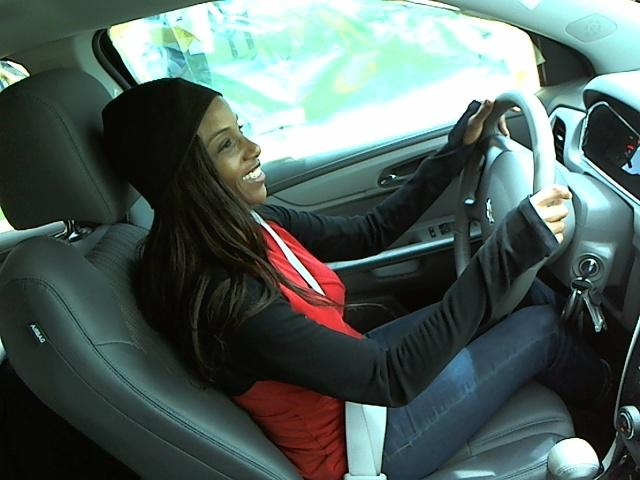
#> input picture test_image/img_27327.jpg, 640 x 480 px, found by its file name
$ python lbp.py   (older library calls are emulated)
#> lines starting #> are read from the running program, lines starting #| are printed output that depends on the picture
__author__ = 'fucus'

from skimage import color, exposure
from skimage.feature import hog
import matplotlib.pyplot as plt
import skimage.io
from config import Project as p
from skimage.feature import local_binary_pattern
import numpy as np
from skimage import data

def hist(ax, lbp):
    n_bins = lbp.max() + 1
    return ax.hist(lbp.ravel(), normed=True, bins=n_bins, range=(0, n_bins),
                   facecolor='0.5')


def get_lbp(img):
    # settings for LBP
    radius = 4
    n_points = 8 * radius
    METHOD = 'uniform'
    lbp = local_binary_pattern(color.rgb2gray(img), n_points, radius, METHOD)
    return lbp


def get_lbp_his(img):
    lbp = get_lbp(img)
    flat = lbp.reshape(-1)
    max_num = 256

    his = np.zeros(max_num)
    for x in flat:
        if x >= 0 and x < max_num:
            his[int(x)] += 1
    return his


if __name__ == '__main__':
    img = skimage.io.imread(p.test_img_example_path)
#> img is the input picture: shape (480, 640, 3); mean R, G, B 81.9, 97, 92.6
    lbp = get_lbp(img)
#> in get_lbp, `lbp = local_binary_pattern(color.rgb2gray(img), n_points, radius, METH..`:
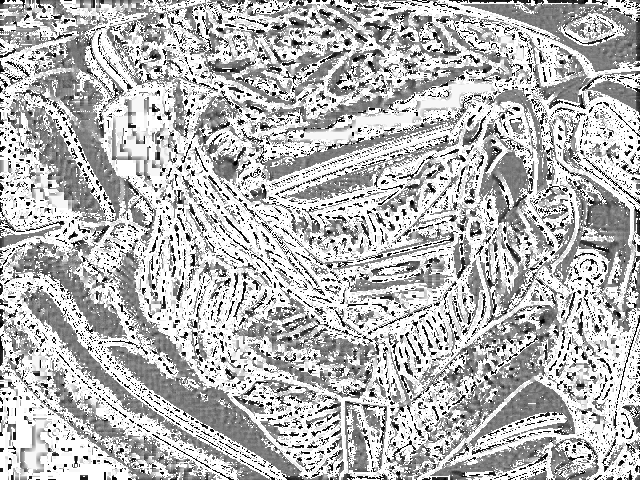
#> lbp: shape (480, 640) float64; min 0, max 33, mean 23.6; drawn with min black and max white


#> (the run stopped early here; a loop or call above may not have finished)
